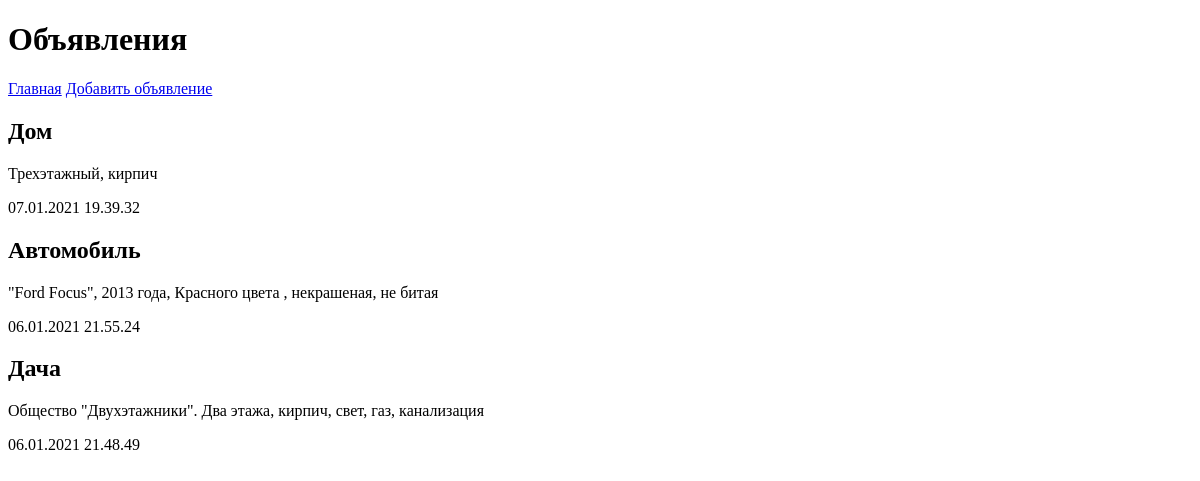
The app's page /bboard/, older data.
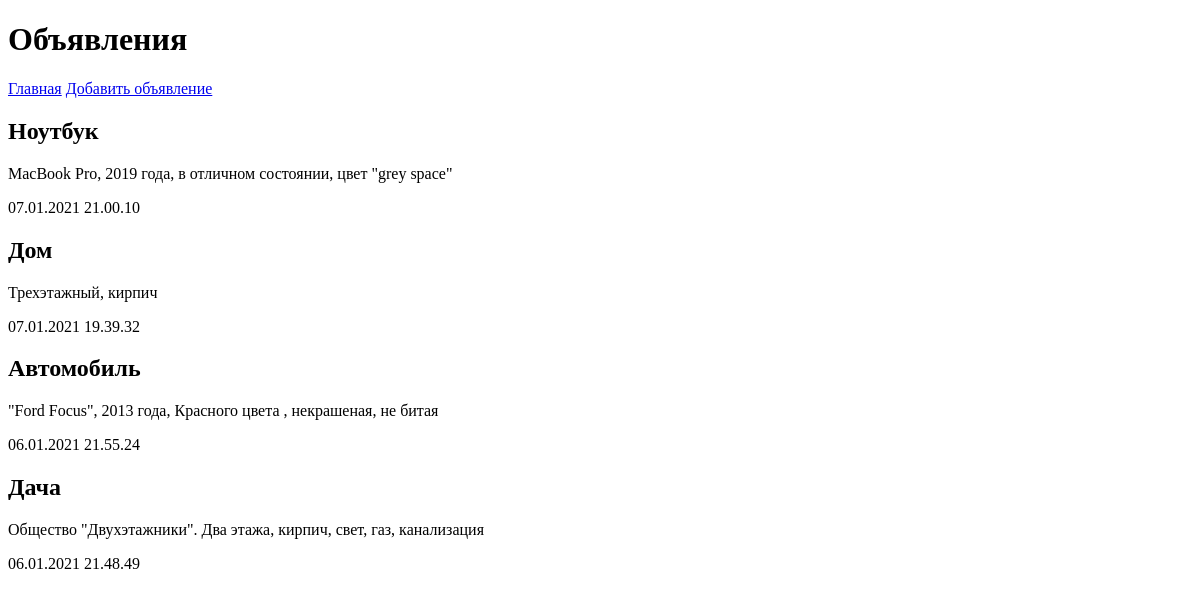
The same page, newer data.
### bboard/models.py (models this page shows, shortened)
class Bb(models.Model):
    title = models.CharField(max_length=50, verbose_name='Товар')
    content = models.TextField(null=True, blank=True, verbose_name='Описание товара')
    price = models.FloatField(null=True, blank=True, verbose_name='Цена')
    published = models.DateTimeField(auto_now_add=True, db_index=True, verbose_name='Опубликовано')
    rubric = models.ForeignKey('Rubric', null=True, on_delete=models.PROTECT, verbose_name='Рубрика')
    class Meta:
        verbose_name_plural = 'Объявления'
        verbose_name = 'Объявление'
        ordering = ['-published']

### bboard/views.py (the view)
# urls.py: path('', index, name='index'),
def index(request):
    bbs = Bb.objects.all()
    rubrics = Rubric.objects.all()
    context = {'bbs': bbs, 'rubrics': rubrics}
    return render(request, 'index.html', context)

### bboard/templates/index.html (shortened to what this page needs)
{% extends 'layout/base.html' %}
{% block content %}
{% for bb in bbs %}
<div>
    <h2>{{ bb.title }}</h2>
    <p>{{ bb.content }}</p>
    <p>{{ bb.published|date:'d.m.Y H.i.s' }}</p>
</div>
{% endfor %}
{% endblock %}

Row changes from the older to the newer data that the page shows:
added Bb: title "Ноутбук", content "MacBook Pro, 2019 года, в отличном состоянии, цвет \"grey space\"", published "07.01.2021 21.00.10"
